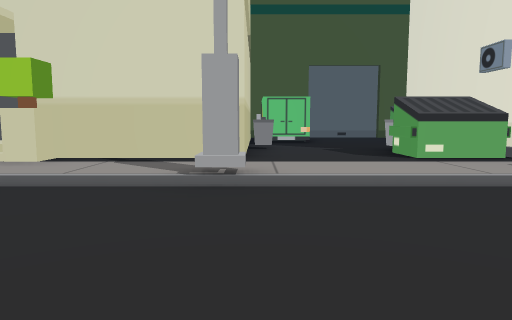
View 1 (above)

24 first-person views from a walk through a Unity game level. The camera is 1.4 m above the floor, tilts 6° down and sees 70° across. The floor is counted in squares, 2 m on a side. Each view is taken from the middle of a square. On the plan, view 1 faces up. The plan holds only what a view shows up to about 11 squares ahead; the rest is blank. The place goes on beyond the plan. Some surface patterns are stand-ins.

View 2
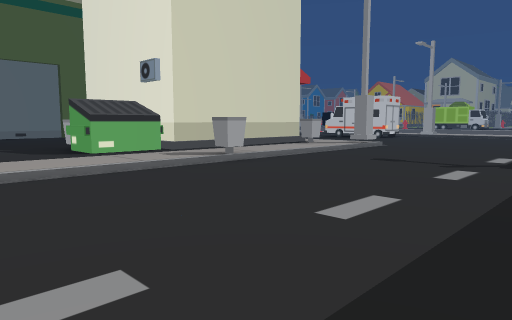

View 3
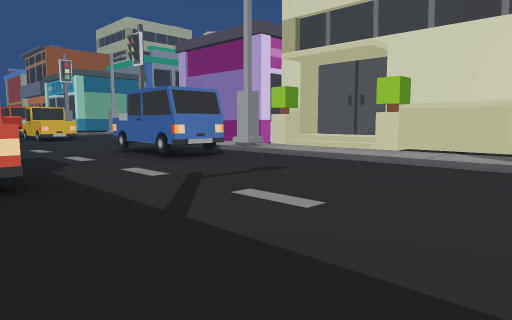

View 4
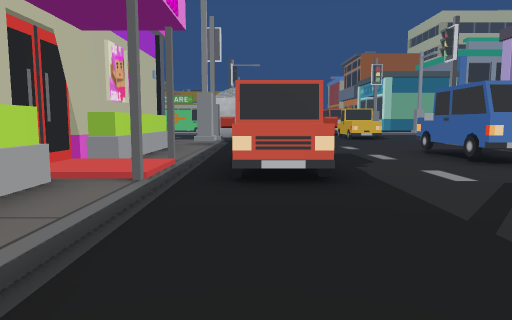

View 5
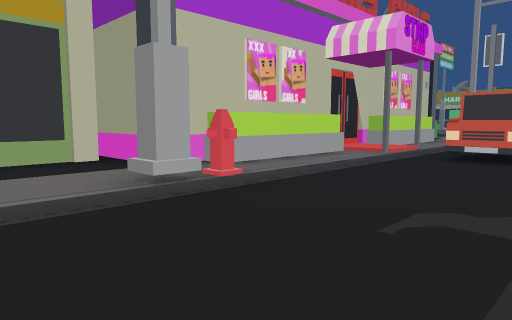

View 6
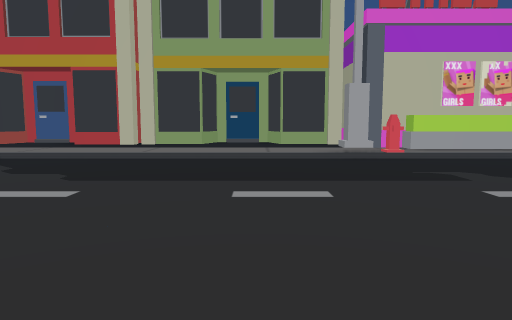

View 7
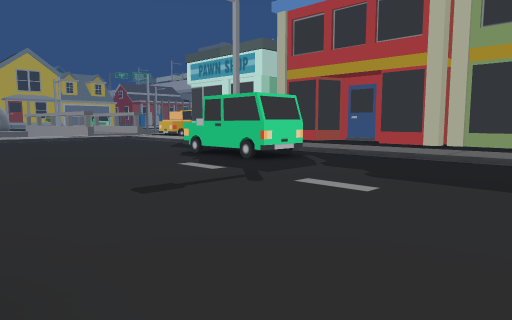

View 8
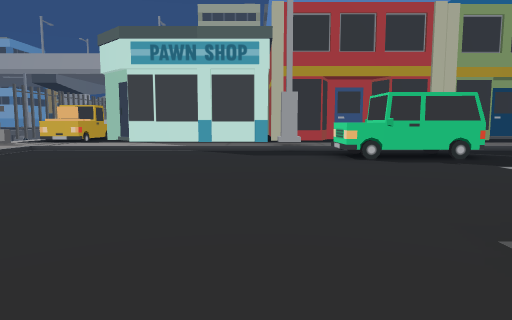

View 9
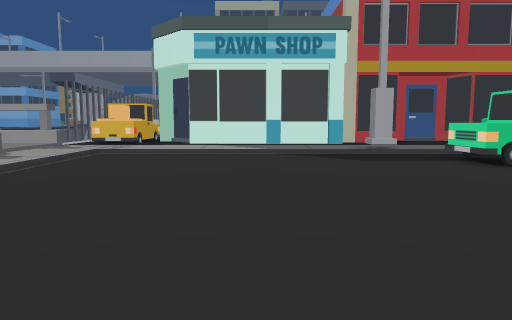

View 10
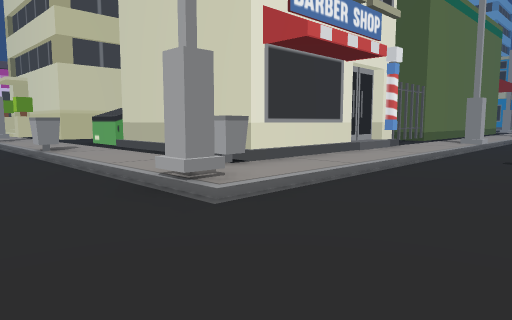

View 11
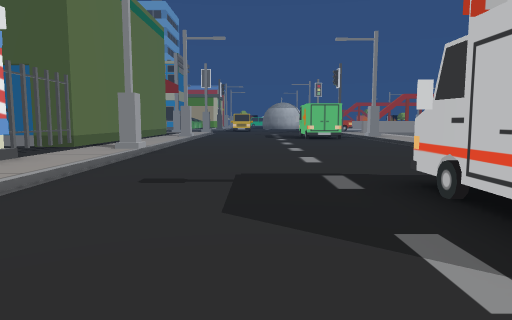

View 12
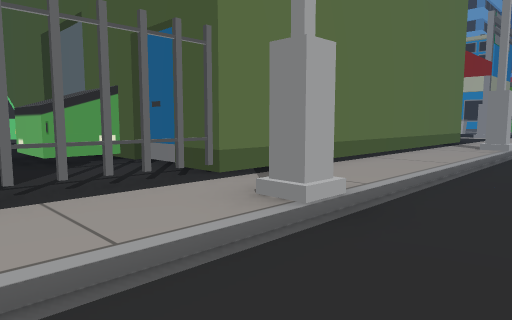

View 13
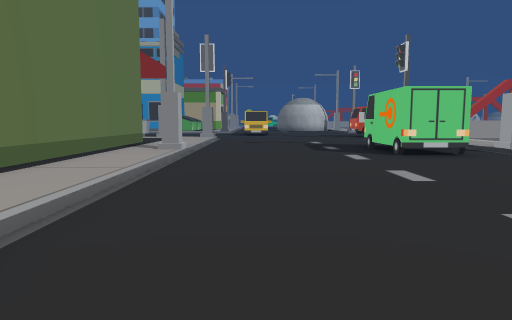

View 14
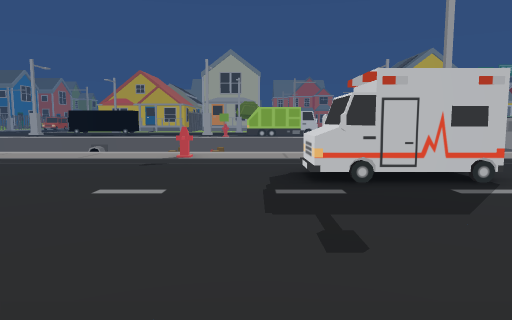

View 15
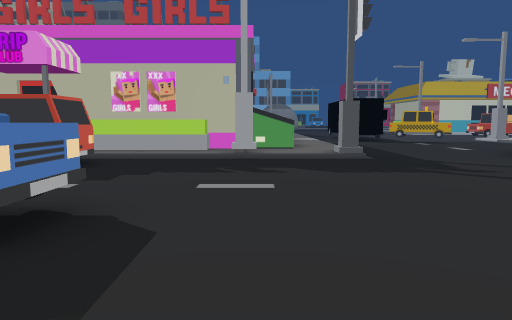

View 16
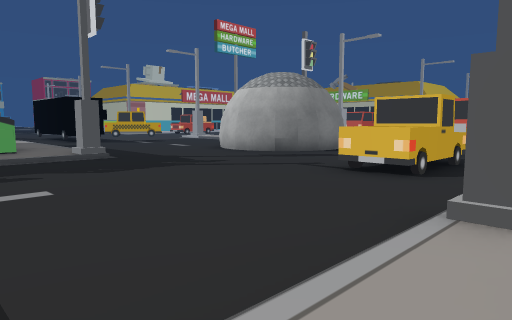

View 17
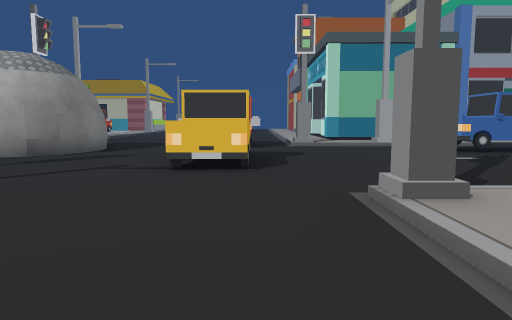

View 18
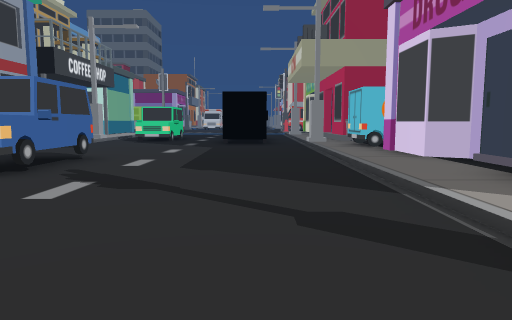

View 19
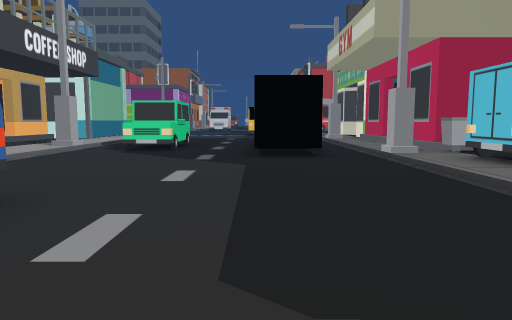

View 20
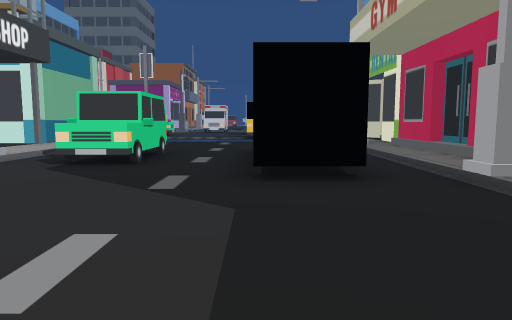

View 21
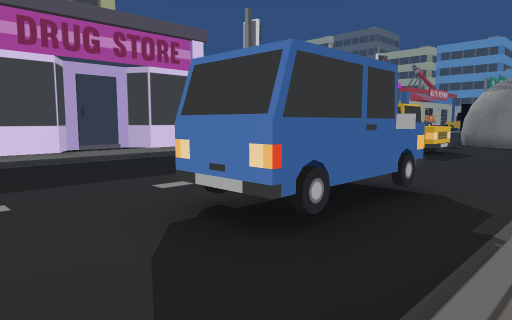

View 22
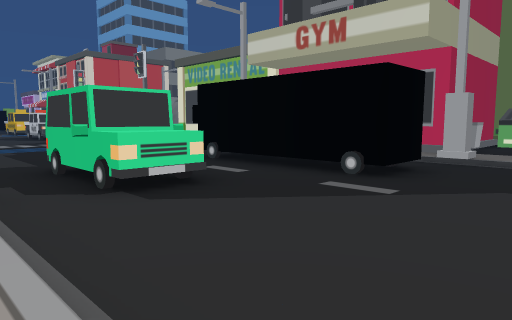

View 23
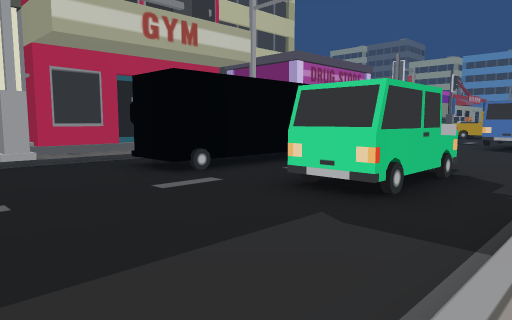

View 24
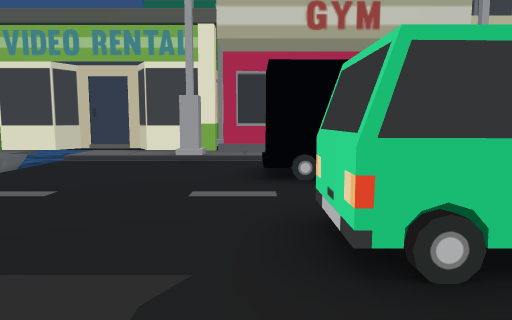

### Floor plan
Key: @ floor where view 1 was taken; # wall or solid block; x gap in a wall; . main floor; : floor 0.25 m higher than the main floor; / step, stairs or slope; = window, fence, low wall or low ledge; ≈ water the walk keeps out of; A van; B bin; U dumpster; I building; H hydrant; O other object.
Columns run from 20 left of view 1 to 20 right of it. Each row starts with its distance up from view 1.
 23   ≈≈ ≈≈≈≈≈#                  x:......
 22 : ......::#                 ##:....AA
 21 :.......:##                 #::....# .:
 20 :.......###                 #:#....##.#
 19 :....# .:#                  #::.......
 18 :.OO.# .:#                  #::......
 17 :.OO.# .:#                  #::......
 16 #.OO.# .:#                  #::.......::
 15 :....#O.:#                  #::.......::
 14 :.......##                ####:.......::
 13 :.......:#          AA   UU::##.......::
 12 :.......:#               ::::#:.......H:
 11 :.......:#          ##::    ##:.......::
 10 :.OO....:#          #:::    #//.......::
  9 :.OO....:##         #:::    ##:....OO.::
  8  .OO....::#         B::B     #:....#
  7 #.......:##   ###   #::BU#  ##:....#
  6 :.......:#   I  #####::UU####B:....#
  5 :.......:::::://:::::::::::::::.... ..
  4 O.......O///////////#////B////#.......
  3 OO..OO......O O......................
  2 OO.OOOO.....OOO......................
  1   ....................................
  0 ....................@.................:
 -1 .###..........OO............OOO.......:
 -2    ##........O OO...........O O.......:/
 -3     #...O/#/////////H#/////////#////////:
 -4     ....:::IIII=IIII:::::::::::::::::::##
 -5    .....:UU##########:::::::::::#####:O#
 -6    .....:UU         ###::####:###   #OO#
 -7                     # #########       O

Where each view was taken, in squares from view 1:
view 1: 0 up, 0 right, facing up
view 2: 1 down, 0 right, facing up-right
view 3: 2 down, 0 right, facing up-left
view 4: 2 down, 0 right, facing left
view 5: 0 up, 3 right, facing down-left
view 6: 4 up, 3 right, facing down
view 7: 4 up, 3 right, facing down-right
view 8: 6 up, 12 right, facing down
view 9: 5 up, 14 right, facing down
view 10: 2 up, 13 right, facing up-left
view 11: 5 up, 13 right, facing up
view 12: 11 up, 12 right, facing up-left
view 13: 12 up, 12 right, facing up
view 14: 10 up, 9 right, facing right
view 15: 5 up, 10 left, facing down
view 16: 5 up, 9 left, facing down-left
view 17: 3 up, 9 left, facing left
view 18: 3 up, 14 left, facing up
view 19: 7 up, 15 left, facing up
view 20: 10 up, 15 left, facing up
view 21: 12 up, 20 left, facing down-right
view 22: 12 up, 20 left, facing up-right
view 23: 22 up, 20 left, facing down-right
view 24: 19 up, 20 left, facing right
